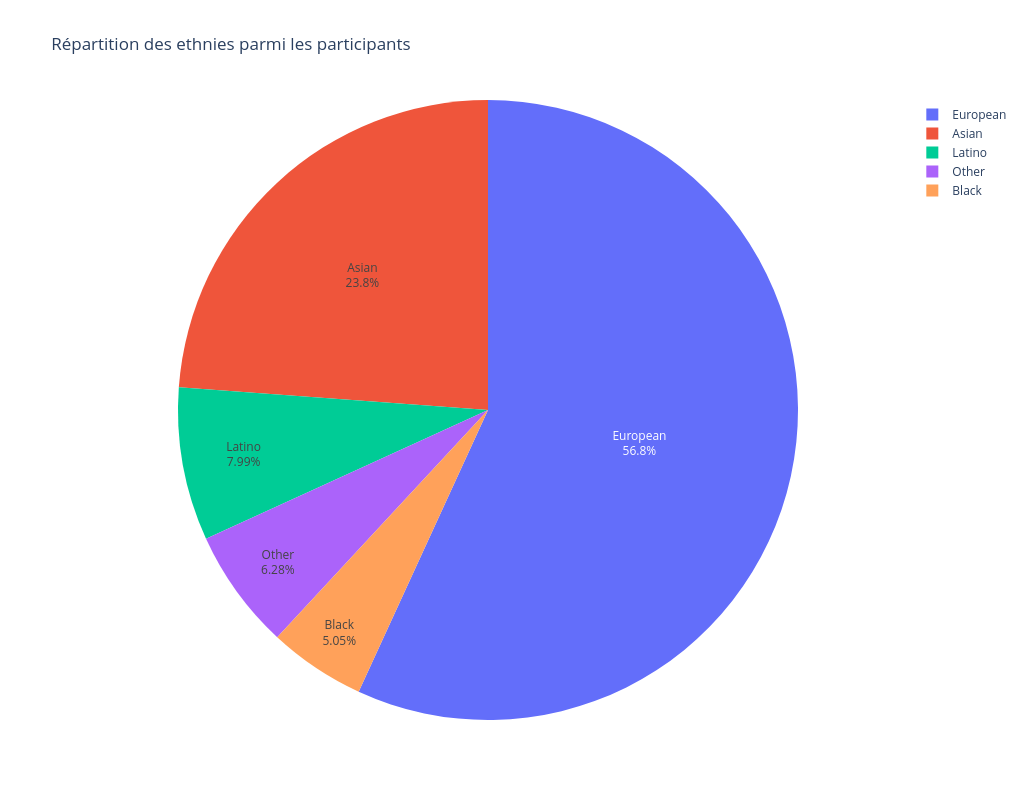

Here is the notebook cell this chart was saved with:
### Code cell
# Vérifier que la colonne 'race' existe
if 'race' in df.columns:

    # Compter la fréquence de chaque race
    race_counts = df['race'].value_counts().reset_index()
    race_counts.columns = ['Race', 'Count']

    # Mapping correct des races
    race_labels = {
        1: 'Black',
        2: 'European',
        3: 'Latino',
        4: 'Asian',
        5: 'Native American',
        6: 'Other'
    }

    # Remplacer les codes par les labels
    race_counts['Race'] = race_counts['Race'].map(race_labels).fillna('Inconnu')

    # Calculer les pourcentages
    race_counts['Pourcentage'] = (race_counts['Count'] / race_counts['Count'].sum()) * 100
    race_counts['Pourcentage'] = race_counts['Pourcentage'].round(2)

    # Afficher la répartition
    print("Répartition des races (en pourcentage) :")
    print(race_counts[['Race', 'Count', 'Pourcentage']])

    # Camembert interactif avec Plotly
    fig = px.pie(
        race_counts,
        names='Race',
        values='Count',
        title="Répartition des ethnies parmi les participants",
        color_discrete_sequence=px.colors.qualitative.Plotly,
       width=SWIDTH,  # Largeur en pixels
        height=SHEIGHT,
    )

    fig.update_traces(textinfo='percent+label')
    fig.show()

else:
    print("La colonne 'race' n’existe pas dans le dataset. Vérifie le nom des colonnes.")

### Figure 1 — Plotly figure (JSON) as saved in the notebook; plotly's stock layout.template omitted (floating-point values rounded to 4 significant figures)
{"data": [{"domain": {"x": [0, 1], "y": [0, 1]}, "hovertemplate": "Race=%{label}<br>Count=%{value}<extra></extra>", "labels": ["European", "Asian", "Latino", "Other", "Black"], "legendgroup": "", "name": "", "showlegend": true, "textinfo": "percent+label", "type": "pie", "values": [4727, 1982, 664, 522, 420]}], "layout": {"height": 800, "legend": {"tracegroupgap": 0}, "piecolorway": ["#636EFA", "#EF553B", "#00CC96", "#AB63FA", "#FFA15A", "#19D3F3", "#FF6692", "#B6E880", "#FF97FF", "#FECB52"], "title": {"text": "Répartition des ethnies parmi les participants"}, "width": 1024}}
